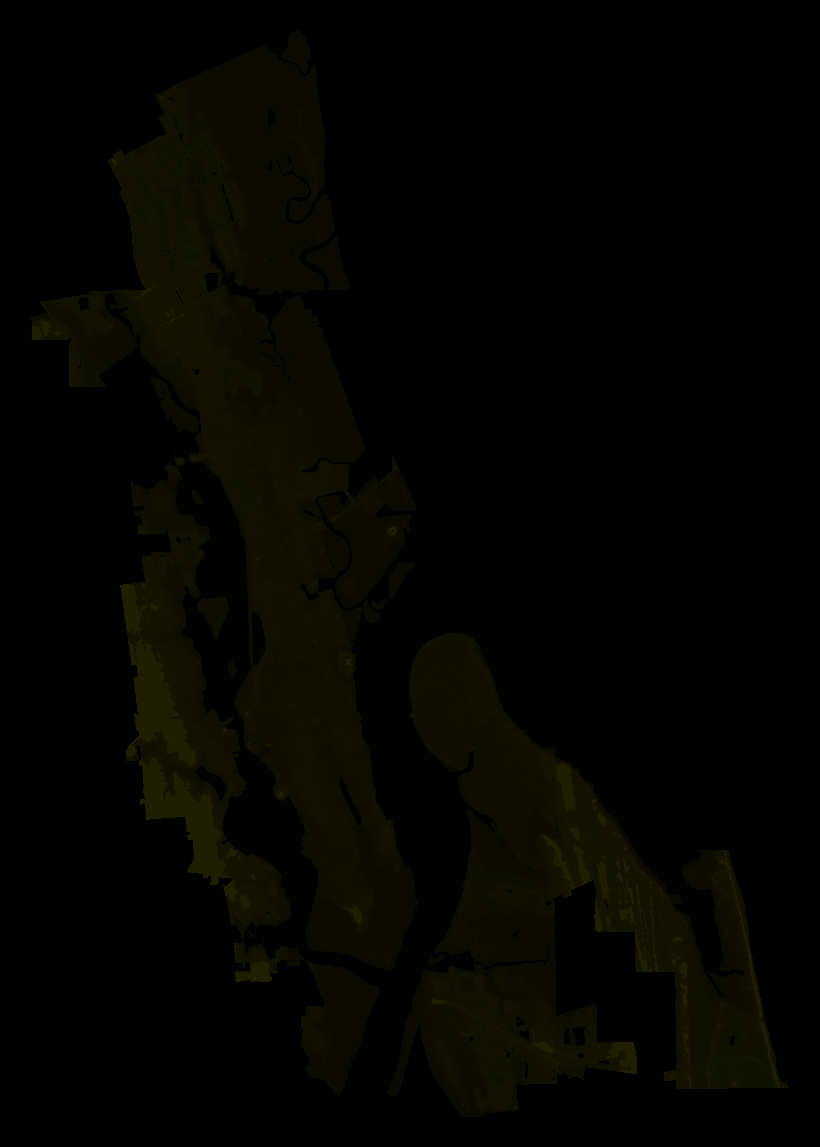
#> input picture docs/figures/floodmap-data.png, 820 x 1147 px, given in place of frame_5ft@2x.png, which was not available
$ python plan_photo.py
#> lines starting #> are read from the running program, lines starting #| are printed output that depends on the picture; pictures that were not available may be replaced by others from this repository, and a replacement may not be noted
"""Static cover, option b: plan at 5 ft (left) + duotone LOC photo B (right), 1200x700.

Run from the repo root after plan_frames.py: .venv/bin/python scripts/covers/plan_photo.py
"""

from pathlib import Path

import matplotlib
import numpy as np
from PIL import Image, ImageFilter, ImageOps

matplotlib.use("Agg")
import matplotlib.pyplot as plt
from matplotlib import font_manager

W, H, LEVEL = 1200, 700, 5
OUT = Path("outputs/covers/st-augustine-plan.png")
if Path("/System/Library/Fonts/Avenir Next.ttc").exists():
    font_manager.fontManager.addfont("/System/Library/Fonts/Avenir Next.ttc")
    plt.rcParams["font.family"] = "Avenir Next"


def hexrgb(h):
    return np.array([int(h[i : i + 2], 16) for i in (1, 3, 5)], float)


# left: map band of the @2x plan frame (top 90%), cropped around the old town and the coast
plan = Image.open(f"outputs/covers/plan/frame_{LEVEL}ft@2x.png").convert("RGB")
#> plan is the input picture: PIL image 820x1147 RGB; mean R, G, B 4.2, 4.2, 0
band = plan.crop((0, 0, plan.width, int(plan.height * 0.90)))
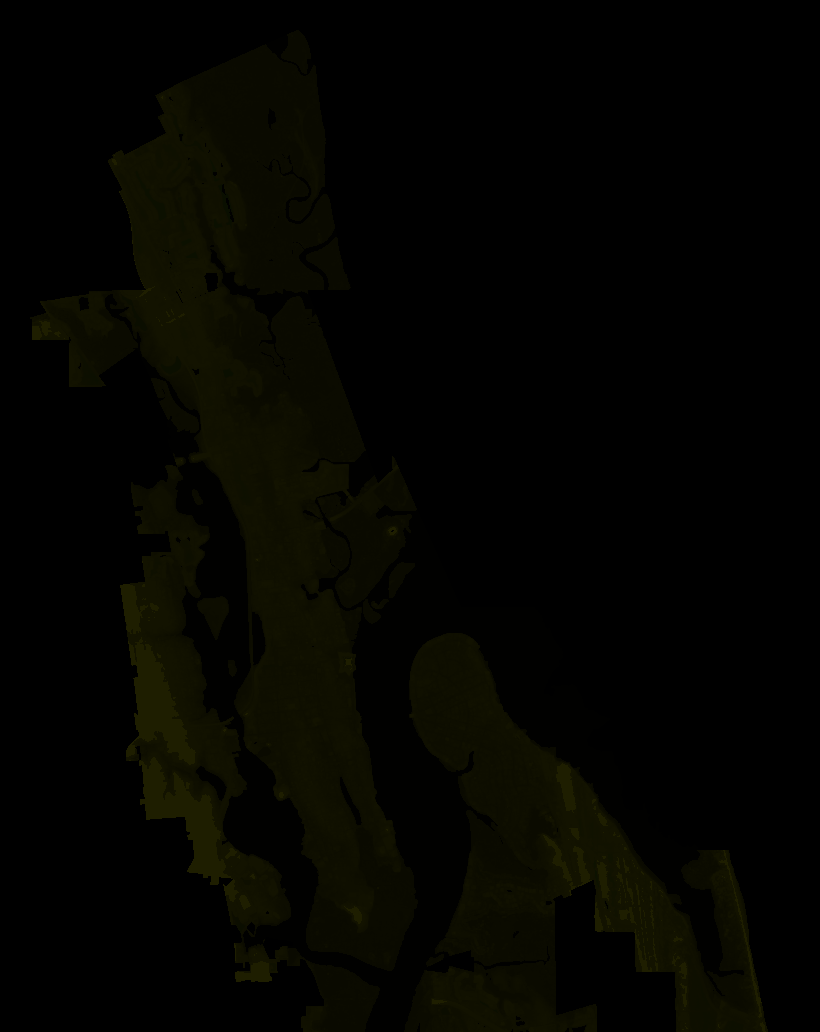
#> band: PIL image 820x1032 RGB; mean R, G, B 4.2, 4.3, 0
lw, lh = 770, 620
cw = int(band.height * lw / lh)
#> cw = 1281
x0 = 330
left = band.crop((x0, 0, x0 + cw, band.height)).resize((lw, lh), Image.LANCZOS)
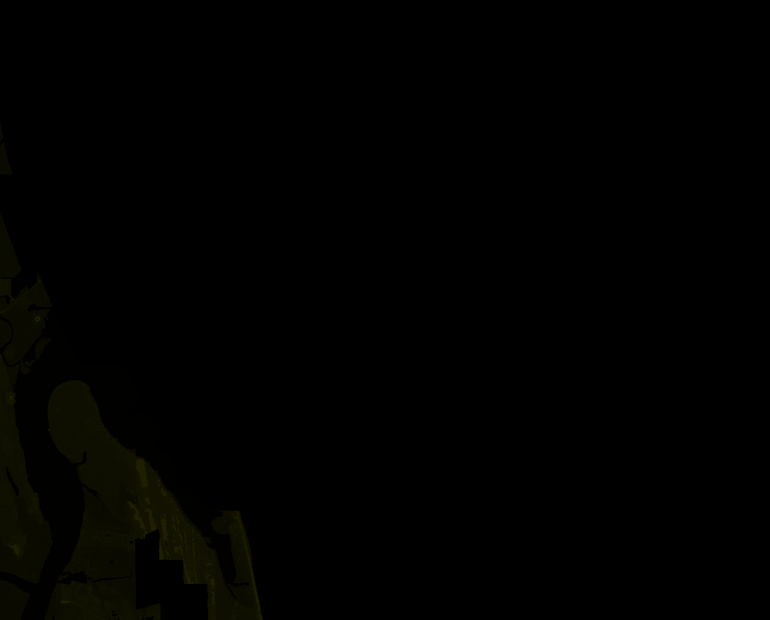
#> left: PIL image 770x620 RGB; mean R, G, B 1.1, 1.1, 0

# right: duotone photo, portrait crop on the palms and the bay wall
photo = ImageOps.autocontrast(Image.open("data/frozen/loc/matanzas_bay_from_castillo_2020.jpg").convert("L"), cutoff=1)
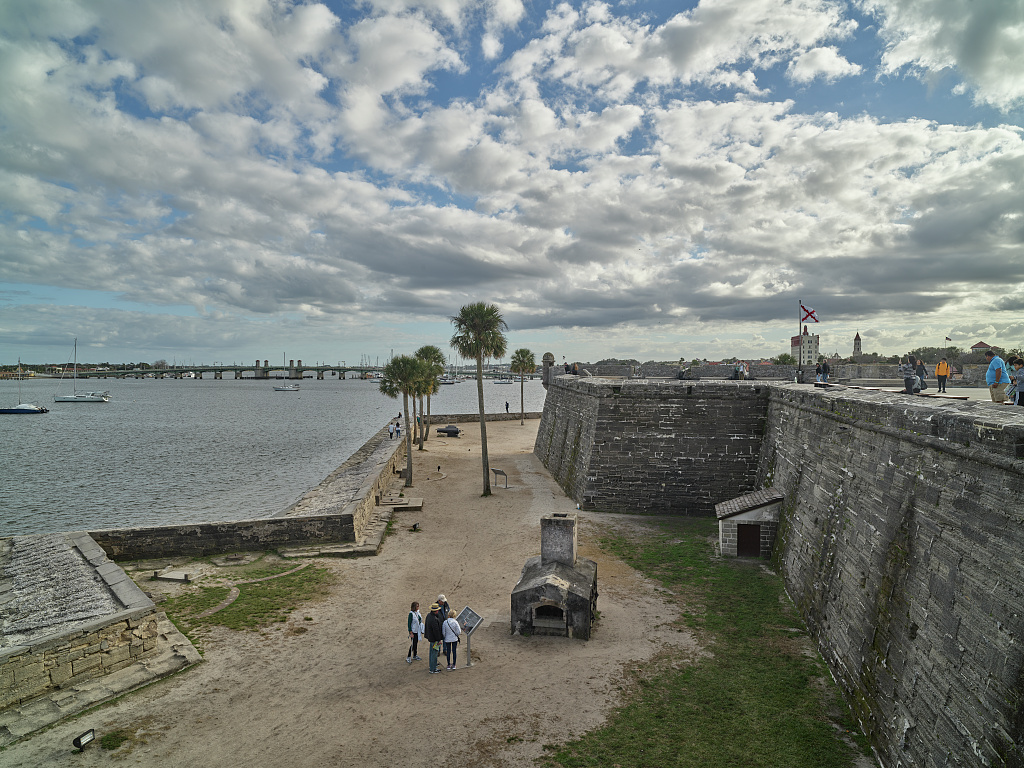
#> input picture data/frozen/loc/matanzas_bay_from_castillo_2020.jpg, 1024 x 768 px, found by its file name
rw, rh = W - lw - 30 - 30 - 20, lh
photo = ImageOps.fit(photo, (rw * 2, rh * 2), Image.LANCZOS, centering=(0.42, 0.6)).filter(ImageFilter.MedianFilter(3))
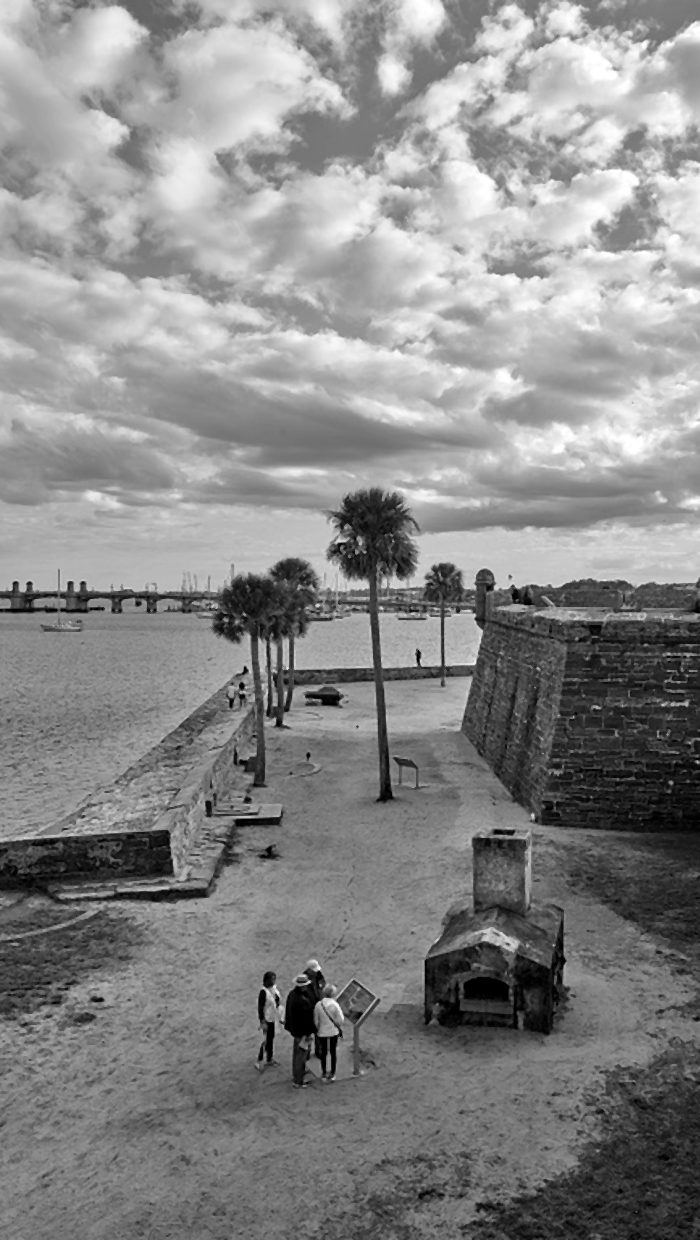
#> photo: PIL image 700x1240 L; min 0, max 255, mean 136.3
v = (np.asarray(photo, float) / 255) ** 0.85
# warm split-tone: deep teal shadows, muted sage mid-tones, warm cream highlights
stops = np.array([0.0, 0.5, 1.0])
cols = np.stack([hexrgb("#1F4E57"), hexrgb("#9DB3A8"), hexrgb("#F7EBDA")])
rgb = np.stack([np.interp(v, stops, cols[:, i]) for i in range(3)], -1)
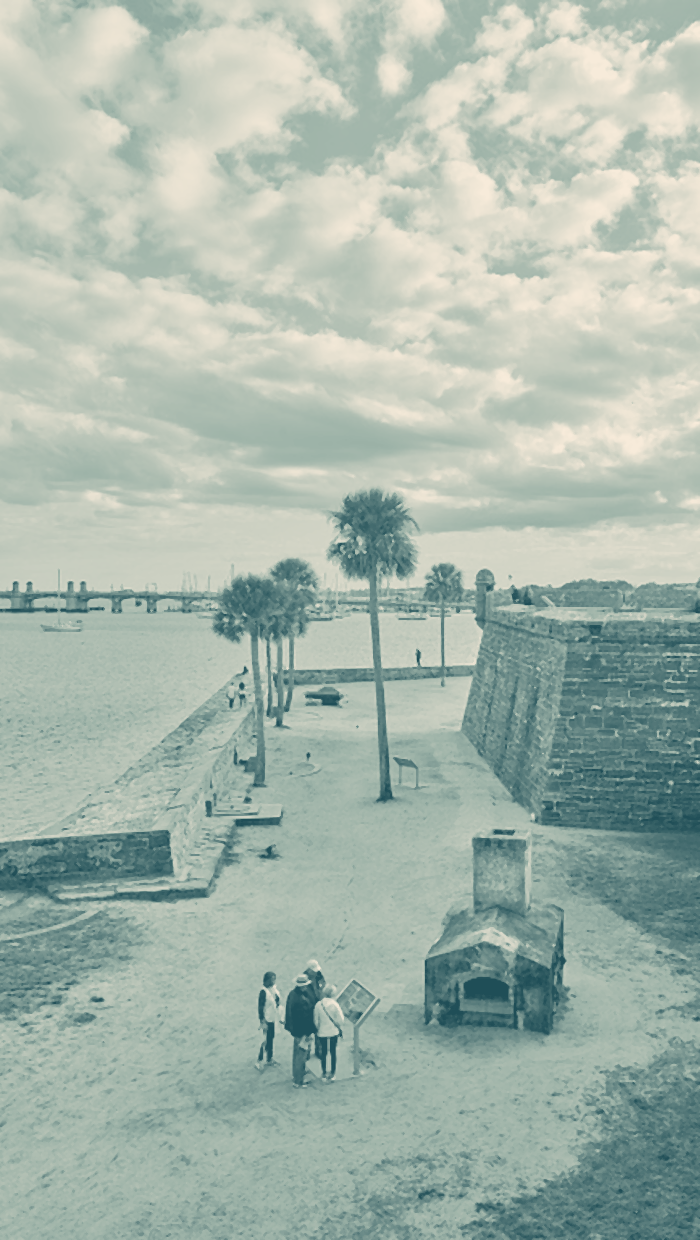
#> rgb: shape (1240, 700, 3) float64; mean of channels 0, 1, 2 167.7, 183.3, 172.8; drawn as R, G, B
right = Image.fromarray(rgb.astype(np.uint8))
right = right.resize((rw, rh), Image.LANCZOS)
#> right: PIL image 350x620 RGB

fig = plt.figure(figsize=(W / 100, H / 100), dpi=100, facecolor="white")
for img, x, w, text in (
    (left, 30, lw, f"Land newly flooded at +{LEVEL} ft of sea-level rise, St. Augustine (NOAA, Census, OSM)"),
    (right, 30 + lw + 20, rw, "Matanzas Bay from the Castillo (LOC, C. M. Highsmith)"),
):
    ax = fig.add_axes([x / W, (H - 25 - lh) / H, w / W, lh / H])
    ax.imshow(img)
    ax.set_axis_off()
    fig.text((x + w / 2) / W, 0.04, text, ha="center", va="center", fontsize=11 if w > 500 else 9.5, color="#4C5B5B")
#> this loop made 2 passes
#> (x, w) on passes 1 to 2: (30, 770), (820, 350)
OUT.parent.mkdir(parents=True, exist_ok=True)
fig.savefig(OUT, dpi=100, facecolor="white", metadata={"Software": None})
print(OUT)
